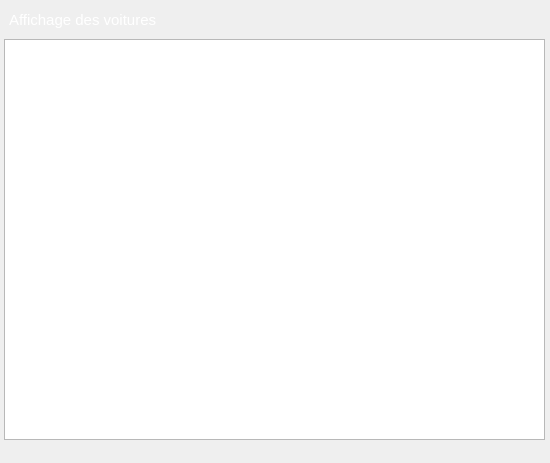
<?xml version="1.0" encoding="UTF-8"?>
<ui version="4.0">
 <class>Form</class>
 <widget class="QWidget" name="Form">
  <property name="geometry">
   <rect>
    <x>0</x>
    <y>0</y>
    <width>550</width>
    <height>463</height>
   </rect>
  </property>
  <property name="windowTitle">
   <string>Form</string>
  </property>
  <widget class="QWidget" name="widget" native="true">
   <property name="geometry">
    <rect>
     <x>-1</x>
     <y>-1</y>
     <width>551</width>
     <height>481</height>
    </rect>
   </property>
   <widget class="QLabel" name="label">
    <property name="geometry">
     <rect>
      <x>0</x>
      <y>0</y>
      <width>551</width>
      <height>471</height>
     </rect>
    </property>
    <property name="styleSheet">
     <string notr="true">border-image: url(:/images/abstract-gradient-blue-to-white-sq-format-thomas-woolworth.jpg);</string>
    </property>
    <property name="text">
     <string/>
    </property>
   </widget>
   <widget class="QLabel" name="label_2">
    <property name="geometry">
     <rect>
      <x>10</x>
      <y>0</y>
      <width>181</width>
      <height>41</height>
     </rect>
    </property>
    <property name="font">
     <font>
      <pointsize>11</pointsize>
      <bold>false</bold>
     </font>
    </property>
    <property name="styleSheet">
     <string notr="true">color:white;</string>
    </property>
    <property name="text">
     <string>Affichage des voitures</string>
    </property>
   </widget>
   <widget class="QTableView" name="tableView">
    <property name="geometry">
     <rect>
      <x>5</x>
      <y>40</y>
      <width>541</width>
      <height>401</height>
     </rect>
    </property>
    <property name="styleSheet">
     <string notr="true"/>
    </property>
   </widget>
  </widget>
 </widget>
 <resources>
  <include location="res_msgbox.qrc"/>
 </resources>
 <connections/>
</ui>
